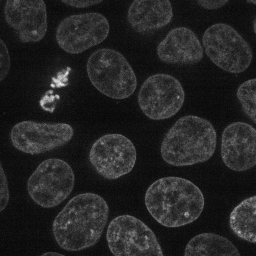
#> input picture docs/day2.1_data_wrangling/data/nuclei2d.tif, 256 x 256 px
$ jupyter execute --allow-errors 22_tiling_images_with_overlap.ipynb
#> lines starting #> are read from the running program, lines starting #| are printed output that depends on the picture
# Tiling images with overlap
When processing images in tiles, we can observe artifacts on borders of the tiles in the resulting image. One strategy to prevent these artifacts is to process tiles with some overlap. [dask](https://docs.dask.org/en/stable/) also supports this. Again, for demonstration purposes, we use `imshow` to show the resulting images. If these were big data, the `imshow` function would not work.

[cell 1]
import dask
import dask.array as da
from skimage.filters import gaussian
from skimage.data import cells3d
from stackview import imshow
from skimage.io import imread

Similar to the example in the last lesson, we define a procedure that applies a Gaussian blur to an image and prints out the size of the image, just so that we know:

[cell 2]
def procedure(image):
    print("processing", image.shape)
    return gaussian(image, sigma=5)

[cell 3]
image = imread("data/nuclei2d.tif")
#> image is the input picture: shape (256, 256) uint16; min 1091, max 58327, mean 9346.1
imshow(image)
#> (this line was passed over: stackview is not available in this run)

After loading the image, we tile it as usual.

#> (a cell that did not finish here is left out)

Next, we tell dask what to do with our tiles: We want to map the function `procedure` to the tiles with a [defined overlap](https://docs.dask.org/en/stable/generated/dask.array.map_overlap.html#dask.array.map_overlap).

[cell 5]
overlap_width = 1
#> (the rest of this cell did not finish here and is left out)

The function was executed twice with very small images (0x0 and 1x1 pixels) to check if it works. Next, we actually compute the result.

#> (a cell that did not finish here is left out)

From the printed image size, we can see that the processed image size is 2 pixels larger than the tile size. That's the overlap of 1 pixel in all directions.

## Minimizing border effects
Next, we will compare the result when processing the whole image with the image processed in tiles with different overlaps. This gives us the chance to figure out the minimum necessary overlap width for eliminating border effects. First, we compute the result for the full image.

[cell 7]
untiled_result = procedure(image)
#| processing (256, 256)
#> in procedure, `return gaussian(image, sigma=5)`:
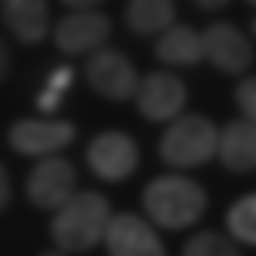
#> returned value: shape (256, 256) float64; min 0.0496, max 0.495, mean 0.143
